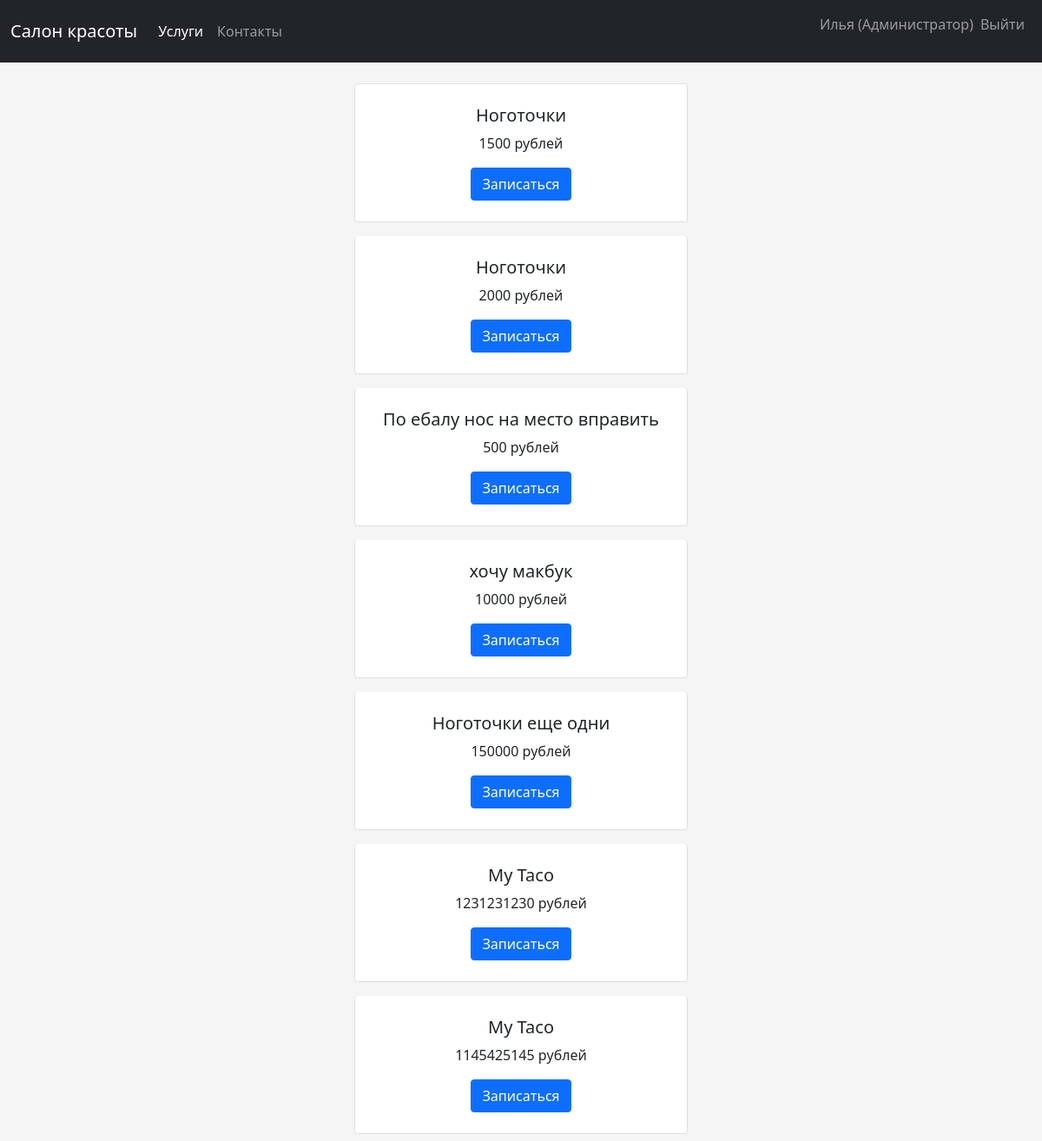
The page / (signed in) on the database its author committed.
### BeautySaloonApplication/models/service.py (models this page shows)
class Service(models.Model):
    service_id = models.AutoField(primary_key=True)
    name = fields.CharField(max_length=255)
    price = fields.IntegerField(default=0)

### BeautySaloonApplication/views/homepage.py (the view)
# urls.py: path('', views.client_homepage),
@login_required(redirect_field_name=None)
def client_homepage(request: HttpRequest):
    context = {
        'available_services': [],
        'client': {
            'name': request.user.first_name,
            'is_staff': request.user.is_staff
        }
    }
    for service_instance in Service.objects.all():
        orders = Order.objects.filter(client_id=request.user.username).filter(service_id=service_instance)
        dict_to_context = {
            'service_instance': service_instance
        }
        if len(orders) > 0:
            order = orders[0]
            dict_to_context['ordered'] = True
            dict_to_context['date'] = order.date
            dict_to_context['time'] = order.time
        context['available_services'].append(dict_to_context)
    return HttpResponse(content=render_to_string('homepage.html', context=context, request=request))

### static/templates/homepage.html (shortened to what this page needs)
<!DOCTYPE html>
<html lang="en">
<head>
    {% load static %}
    <link href="https://cdn.jsdelivr.net/npm/bootstrap@5.0.1/dist/css/bootstrap.min.css" rel="stylesheet"
>
    <link href="{% static 'css/main.css' %}" rel="stylesheet">
</head>
<body>
<header>
    <nav class="navbar navbar-expand-sm navbar-fixed-top navbar-dark bg-dark container-fluid">
        <a class="navbar-brand" href="/">Салон красоты</a>
        <div class="collapse navbar-collapse" id="navbarSupportedContent">
            <ul class="navbar-nav mr-auto flex-fill">
                <li class="nav-item">
                    <a class="nav-link active" href="/">Услуги</a>
                </li>
                <li class="nav-item">
                    <a class="nav-link" href="/contacts">Контакты</a>
                </li>
            </ul>
            <ul class="navbar-nav">
                <li class="navbar-text">
                    <p>
                        {{ client.name }}
                        {% if client.is_staff %}
                            (Администратор)
                        {% endif %}
                    </p>
                </li>
                <li class="nav-item float-right">
                    <a class="nav-link" href="/logout">Выйти</a>
                </li>
            </ul>
        </div>
    </nav>
</header>
<main>
    <div class="list-group">
        {% for service in available_services %}
            <div class="list-group-item card text-center p-0.5 m-2">
                <div class="card-body">
                    <h5 class="card-title">{{ service.service_instance.name }}</h5>
                    <p class="card-text">{{ service.service_instance.price }} рублей</p>
                    {% if not service.ordered %}
                        <a class="btn btn-primary" href="make_order/{{ service.service_instance.service_id }}">
                            Записаться
                        </a>
                    {% else %}
                        <p class="card-text">Вы записаны на {{ service.date }} {{ service.time }}</p>
                        <form action="/cancel_order/{{ service.service_instance.service_id }}" method="post">
                            {% csrf_token %}
                            <button type="submit" class="btn btn-danger">Отменить запись</button>
                        </form>
                    {% endif %}
                </div>
            </div>
        {% endfor %}
    </div>
</main>
</body>
</html>

### static/css/main.css (style rules this page uses)
html, body { height: 100%; }
header { margin-bottom: 1em; width: 100%; align-items: center; }
body { display: flex; flex-flow: column; align-items: center; background-color: #f5f5f5; }

### rows shown on the page
Service: service_instance.name "Ноготочки", service_instance.price "1500"
Service: service_instance.name "Ноготочки", service_instance.price "2000"
Service: service_instance.name "По ебалу нос на место вправить", service_instance.price "500"
Service: service_instance.name "хочу макбук", service_instance.price "10000"
Service: service_instance.name "Ноготочки еще одни", service_instance.price "150000"
Service: service_instance.name "My Taco", service_instance.price "1231231230"
Service: service_instance.name "My Taco", service_instance.price "1145425145"

### other values the page prints
{{ client.name }} "Илья"
